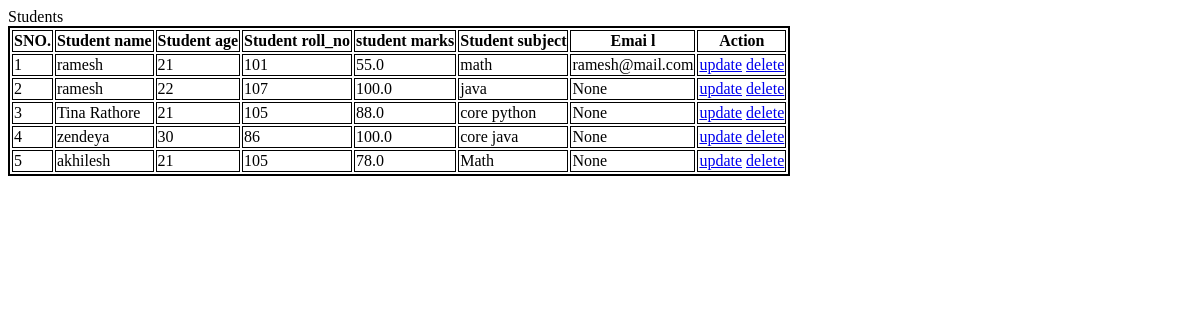
Screenshot of /student/display_students/ with the database file from the repository.
### students/models.py (models this page shows, shortened)
class Students(models.Model):
    name   = models.CharField(max_length=100)
    age = models.IntegerField()
    roll = models.IntegerField()
    marks = models.FloatField()
    subject = models.CharField(max_length=50)
    email = models.EmailField(null = True)

### students/views.py (the view)
# urls.py: path('display_students/',views.display_students_view,name = 'display'),
def display_students_view(request):
    Student = Students.objects.all()
    context = {
        'students':Student,
    }
    return render(request,'display_students.html',context)

### students/templates/display_students.html (shortened to what this page needs)
{% extends 'base.html' %}
{% load static %}
{% block extra_css %}
<link rel="stylesheet" href="{% static 'css/display_students.css' %}">
{% endblock extra_css%}
{% block content %}
   <div class="main-container">
       <table>
            <th>SNO.</th>
            <th>Student name</th>
            <th>Student age</th>
            <th>Student roll_no</th>
            <th>student marks</th>
            <th>Student subject</th>
            <th>Emai l</th>
            <th>Action</th>
            <tbody>
                {% for student in students %}
                <tr>
                       <td>{{forloop.counter}}</td>
                    <td>
                    {{student.name}}
                   </td>
                   <td>{{student.age}}</td>
                   <td>{{student.roll}}</td>
                   <td>{{student.marks}}</td>
                   <td>{{student.subject}}</td>
                   <td>{{student.email}}</td>
                   <td>
                       <div class="btn">
                           <a href="{% url 'update' student.id %}">update</a>
                           <a href="{% url 'delete' student.id %}">delete</a>
                        </div>
                    </td>
                </tr>
                {% endfor %}
            </tbody>
       </table>
   </div>
{% endblock content%}

### templates/base.html (shortened to what this page needs)
<!DOCTYPE html>
<html lang="en">
<head>
    {% block extra_css %}{% endblock extra_css%}
</head>
<body>
    {% block content %}
    {% endblock content %}
</body>
</html>

### rows the page displays
Students: name "ramesh", age "21", roll "101", marks "55.0", subject "math", email "ramesh@mail.com"
Students: name "ramesh", age "22", roll "107", marks "100.0", subject "java", email "None"
Students: name "Tina Rathore", age "21", roll "105", marks "88.0", subject "core python", email "None"
Students: name "zendeya", age "30", roll "86", marks "100.0", subject "core java", email "None"
Students: name "akhilesh", age "21", roll "105", marks "78.0", subject "Math", email "None"
